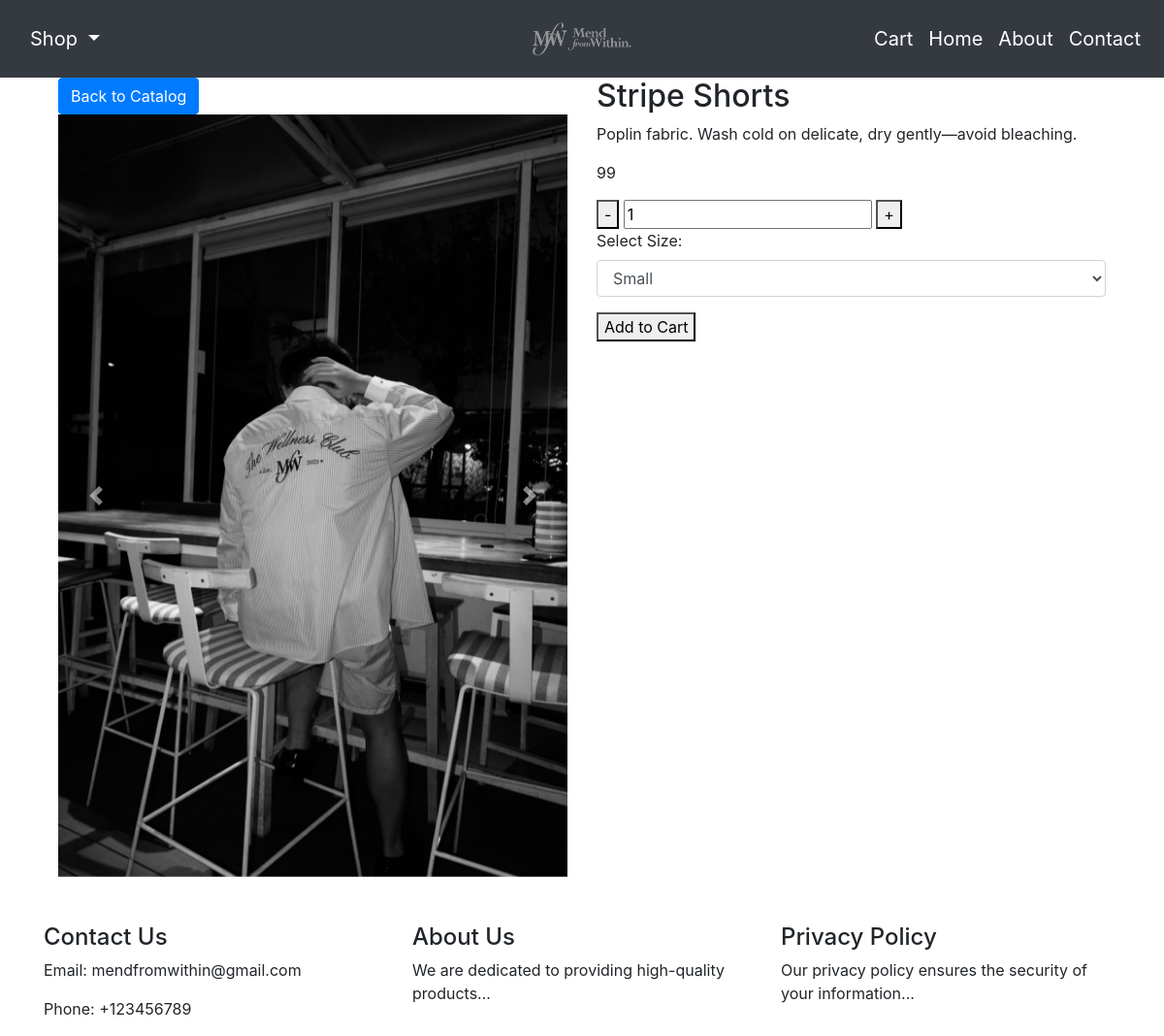
Page /product/Stripe Shorts/ on the committed database.
### main/models.py (models this page shows, shortened)
class ItemImage(models.Model):
    item = models.ForeignKey(Item, on_delete=models.CASCADE)
    image = models.ImageField(upload_to="images")

class Item(models.Model):
    category = models.CharField(max_length=100)
    name = models.CharField(max_length=100)
    description = models.TextField(blank=True)
    stock = models.IntegerField(blank=True, null=True)  # Using null=True for integer fields with blank option
    price = models.IntegerField()

### main/views.py (the view)
# urls.py: path("product/<str:name>/", views.product_info, name="product_info"),
def product_info(request, name):
    item = Item.objects.get(name=name)
    context = {
        "item": item,
    }
    return render(request, "main/product_info.html", context)

### main/templates/main/product_info.html (shortened to what this page needs)
{% extends "main/base.html" %}
{% load static %}
{% block body %}
    <div class="container">
        <div class="row">
            <div class="col-md-6">
                <button class="btn btn-primary" onclick="window.location.href='{% url 'product_catalog' category=item.category %}'">Back to Catalog</button>
                <div id="itemCarousel" class="carousel slide" data-ride="carousel">
                    <div class="carousel-inner">
                        {% for image in item.itemimage_set.all %}
                            <div class="carousel-item {% if forloop.first %}active{% endif %}">
                                <img src="{{ image.image.url }}" class="d-block w-100" alt="Item Image">
                            </div>
                        {% endfor %}
                    </div>
                    <a class="carousel-control-prev" href="#itemCarousel" role="button" data-slide="prev">
                        <span class="carousel-control-prev-icon" aria-hidden="true"></span>
                    </a>
                    <a class="carousel-control-next" href="#itemCarousel" role="button" data-slide="next">
                        <span class="carousel-control-next-icon" aria-hidden="true"></span>
                    </a>
                </div>
            </div>
            <div class="col-md-6">
                <h2>{{ item.name }}</h2>
                <p>{{ item.description }}</p>
                <p>{{ item.price }}</p>
                <div>
                    <button id="decrement">-</button>
                    <input type="number" id="quantity" value="1" min="1">
                    <button id="increment">+</button>
                </div>
                <div class="form-group">
                    <label for="size">Select Size:</label>
                    <select class="form-control" id="size">
                        <option value="small">Small</option>
                    </select>
                </div>
                <button id="addToCart">Add to Cart</button>
            </div>
        </div>
    </div>
{% endblock %}

### rows in the picture
ItemImage: image (picture)
Item: name "Stripe Shorts", description "Poplin fabric. Wash cold on delicate, dry gently—avoid bleaching.", price "99"
